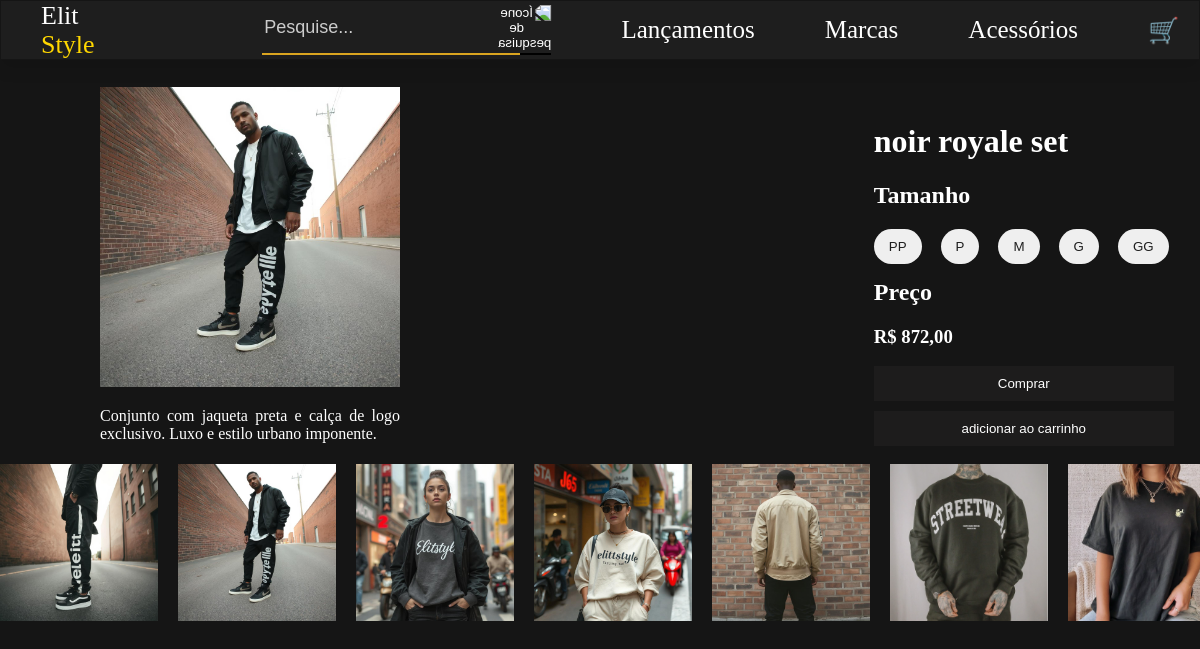
/Views/produto.php?id=2, run on the app's committed database.
### tables this page shows
CREATE TABLE produto (
    id_produto INT AUTO_INCREMENT PRIMARY KEY,
    nome VARCHAR(255) NOT NULL,
    descricao TEXT,
    preco DECIMAL(10,2) NOT NULL,
    quantidade_estoque INT DEFAULT 0,
    url TEXT
);

### backend/models/Produto.php (called while the page is built, shortened)
<?php
require_once __DIR__ . '/../db/database.php';
class Produto {
    private $conn;
    public function __construct() {
        $database = new Database();
        $this->conn = $database->getConnection();
    }
    public function getProdutoPorId($id) {
        $query = "SELECT * FROM produto WHERE id_produto = ?";
        $stmt = $this->conn->prepare($query);
        $stmt->bind_param("i", $id);
        $stmt->execute();
        $result = $stmt->get_result();
        if ($result->num_rows > 0) {
            $produto = $result->fetch_assoc();
            return $produto;
        } else {
            error_log("Nenhum produto encontrado com o ID: " . $id);
            return null;
        }
    }
}

### backend/db/database.php (called while the page is built, shortened)
<?php
class Database {
    private $host = "localhost";
    private $db_name = "elitStyle";
    private $username = "root";
    private $password = "";
    public function getConnection() {
        $this->conn = null;
        try {
            $this->conn = new mysqli($this->host, $this->username, $this->password, $this->db_name);
            $this->conn->set_charset("utf8");
        } catch(Exception $e) {
            echo "Erro de conexão: " . $e->getMessage();
        }
        return $this->conn;
    }
}

### Views/produto.php (the view, shortened to what this page needs)
<?php
require_once __DIR__ . '/../backend/models/Produto.php';
$produtoModel = new Produto();
if (isset($_GET['id'])) {
    $id_produto = $_GET['id'];
    $produto = $produtoModel->getProdutoPorId($id_produto);
} else {
    header('Location: index.html');
    exit();
}
function corrigirCaminhoImagem($url) {
    $path = preg_replace('/^(\.\.\/|\.\/)*/', '', $url);
    $path = preg_replace('/^\/public/', '', $path);
    if (strpos($path, '../public') !== 0) {
        $path = '../public' . $path;
    }
    return $path;
}
if (!function_exists('base_url')) {
    function base_url($path = '') {
        $base_url = '//' . $_SERVER['HTTP_HOST'] . dirname($_SERVER['PHP_SELF']);
        return rtrim($base_url, '/') . '/' . ltrim($path, '/');
    }
}
?>
<!DOCTYPE html>
<html lang="en">
<head>
    <link rel="stylesheet" href="../public/css/style.css">
    <link rel="stylesheet" href="../public/css/animation.css">
</head>
<body>
    <header>
        <nav class="Nav_Bar">
            <div class="logo">
                <a href="<?php echo base_url(); ?>" class="logo-link">
                    <span>Elit</span>
                    <span class="Dorado">Style</span>
                </a>
            </div>
            <div class="search-pesqui">
                <input type="text" class="search-input" placeholder="Pesquise...">
                <button class="search-icon">
                  <img src="https://cdn.icon-icons.com/icons2/2645/PNG/512/search_icon_159890.png" alt="Ícone de pesquisa">
                </button>
                <div class="animation_bar"></div>
            </div>
            <ul class="nav-links">
                <li><a href="#">Lançamentos</a></li>
                <li><a href="#">Marcas</a></li>
                <li><a href="#">Acessórios</a></li>
                <li><a href="#">🛒</a></li>
            </ul>
        </nav>
    </header>
    <main class="main-produto">
        <div class="content-pg-Produto">
           <div class="produto-descri">
                <?php
                $imagemUrl = corrigirCaminhoImagem($produto['url']);
                ?>
                <img src="<?php echo htmlspecialchars($imagemUrl); ?>" alt="<?php echo htmlspecialchars($produto['nome']); ?>">
                <p><?php echo htmlspecialchars($produto['descricao']); ?></p>
            </div>
            <div class="produto-info">
                <h1><?php echo htmlspecialchars($produto['nome']); ?></h1>
                <h2>Tamanho</h2>
                <div class="tamanho">
                    <button class="button_tamanho">PP</button>
                    <button class="button_tamanho">P</button>
                    <button class="button_tamanho">M</button>
                    <button class="button_tamanho">G</button>
                    <button class="button_tamanho">GG</button>
                </div>
                <h2>Preço</h2>
                <h3><span>R$ </span><?php echo number_format($produto['preco'], 2, ',', '.'); ?></h3>
                <div class="button-submit">
                    <button type="submit">Comprar</button>
                    <button type="submit">adicionar ao carrinho</button>
                </div>
            </div>
        </div>
        <div class="carousel-proprock">
            <div class="carousel-prock">
                <?php
                $carouselItems = [
                    ['id_produto' => 1, 'url' => '../public/img/produtos/calsa01.jpg', 'nome' => 'Calça'],
                    ['id_produto' => 2, 'url' => '../public/img/produtos/conjunto-01.jpg', 'nome' => 'Conjunto 01'],
                    ['id_produto' => 3, 'url' => '../public/img/produtos/conjunto-02.jpg', 'nome' => 'Conjunto 02'],
                    ['id_produto' => 4, 'url' => '../public/img/produtos/conjunto-03.jpg', 'nome' => 'Conjunto 03'],
                    ['id_produto' => 5, 'url' => '../public/img/produtos/conjunto-4.jpg', 'nome' => 'Conjunto 04'],
                    ['id_produto' => 6, 'url' => '../public/img/produtos/imgl1.png', 'nome' => 'Imagem 1'],
                    ['id_produto' => 7, 'url' => '../public/img/produtos/imgl2.png', 'nome' => 'Imagem 2'],
                    ['id_produto' => 8, 'url' => '../public/img/produtos/imgl3.png', 'nome' => 'Imagem 3'],
                    ['id_produto' => 14, 'url' => '../public/img/produtos/acessorios/IMGA1.png', 'nome' => 'Acessório 1'],
                    ['id_produto' => 15, 'url' => '../public/img/produtos/acessorios/IMGA2.png', 'nome' => 'Acessório 2'],
                    ['id_produto' => 16, 'url' => '../public/img/produtos/acessorios/IMGA3.png', 'nome' => 'Acessório 3'],
                    ['id_produto' => 17, 'url' => '../public/img/produtos/acessorios/IMGA4.png', 'nome' => 'Acessório 4'],
                ];
                foreach ($carouselItems as $item):
                ?>
                    <div class="item-carousel-roll">
                        <a href="produto.php?id=<?php echo $item['id_produto']; ?>">
                            <img src="<?php echo htmlspecialchars($item['url']); ?>" alt="<?php echo htmlspecialchars($item['nome']); ?>">
                        </a>
                    </div>
                <?php endforeach; ?>
            </div>
        </div>
    </main>
</body>
</html>

### public/css/style.css (style rules this page uses)
html { scroll-behavior: smooth; }
body, html { margin: 0; padding: 0; width: 100%; overflow-x: hidden; background-color: #151515; }
* { box-sizing: border-box; color: white; }
.Dorado { color: #FFD700; }
.Nav_Bar { height: 60px; width: 100%; display: flex; justify-content: space-between; align-items: center; padding: 10px 20px; background-color: #1E1E1E; border: 1px solid #151515; box-shadow: 0px 8px 16px rgba(0, 0, 0, 0.10); font-size: 1.04vw; position: fixed; z-index: 1000; }
.Nav_Bar ul { list-style-type: none; display: flex; align-items: center; gap: 40px; }
.Nav_Bar li { margin: 0; margin-right: 30px; }
.Nav_Bar ul li a { text-decoration: none; font-size: 25px; }
.logo { margin-left: 20px; font-size: 20px; transform: scale(2.5); transform-origin: left; }
.logo-link { text-decoration: none; color: inherit; }
main { width: 100%; height: 100%; }
.content-pg-Produto { height: 60%; margin-top: 67px; margin-bottom: 5px; display: flex; gap: 30px; justify-content: center; }
.produto-descri { width: 50%; margin-top: 20px; text-align: justify; margin-left: 100px; margin-right: 200px; }
.produto-descri p { width: 300px; }
.produto-descri img { width: 300px; height: 300px; }
.produto-info { margin-top: 35px; width: 30%; }
.button-submit { width: 300px; display: block; margin: 0; }
.button-submit button { width: 300px; height: 35px; margin-bottom: 10px; background-color: #1d1c1c; border: 0; cursor: pointer; }
.button_tamanho { margin-right: 15px; cursor: pointer; border-radius: 20px; }
.button_tamanho { padding: 10px 15px; color: #1E1E1E; border: none; }
.tamanho { height: 30px; margin-top: 15px; margin-bottom: 15px; }
@media screen and (max-width: 1628px) { .logo { transform: scale(1.3); transform-origin: left; width: 100px; } }
@media screen and (max-width: 1628px) { .search-pesqui { margin-right: 30px; } }

### public/css/animation.css (style rules this page uses)
.search-pesqui { display: flex; align-items: center; position: relative; padding-bottom: 5px; width: 600px; margin-left: 15vw; }
.search-input { border: none; outline: none; background-color: transparent; color: white; font-size: 18px; flex-grow: 1; }
.search-input::placeholder { color: #ccc; }
.search-icon { background: transparent; border: none; cursor: pointer; transform: scaleX(-1); padding: 0; }
.search-icon img { width: 24px; height: 24px; }
.animation_bar { position: absolute; bottom: 0; left: 0; height: 2px; background-color: #DAA520; width: 0; animation: loadBar 2s ease-out forwards; }
.carousel-proprock { height: 300px; width: 100%; position: relative; overflow: hidden; }
.carousel-prock { display: flex; gap: 20px; animation: slide 30s linear backwards; }
.item-carousel-roll img { width: 158px; height: 157px; }

### data on the page
produto: url (picture), descricao "Conjunto com jaqueta preta e calça de logo exclusivo. Luxo e estilo urbano imponente.", nome "noir royale set", preco "872,00"
